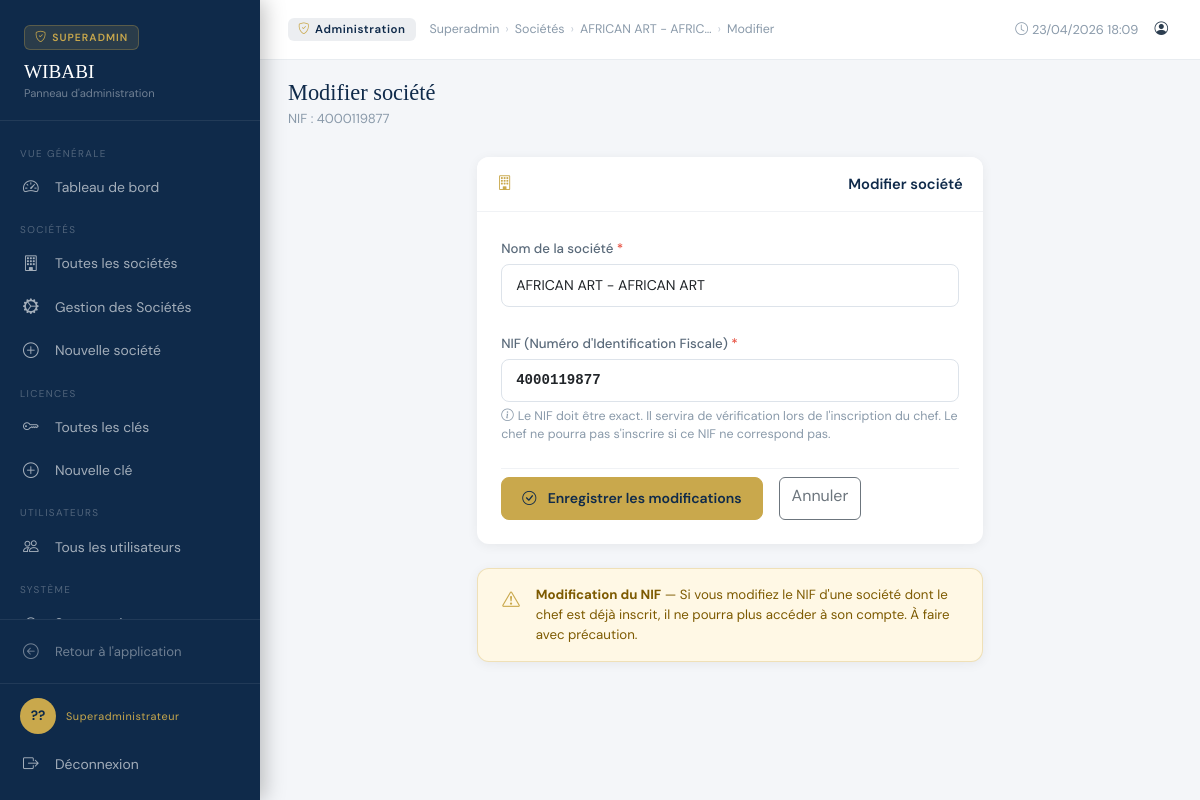
/superadmin/societes/10/modifier/ (signed in), run on the app's committed database.
### superadmin/models.py (models this page shows, shortened)
class Utilisateur(AbstractUser):
    nom     = models.CharField("Nom",      max_length=100)
    postnom = models.CharField("Post-nom", max_length=100)
    prenom  = models.CharField("Prénom",   max_length=100)
    TYPES_POSTE = [
        ('DIRECTEUR',  'Directeur Général'),
        ('COMPTABLE',  'Comptable'),
        ('VENDEUR',    'Vendeur'),
        ('MAGASINIER', 'Magasinier'),
        ('ASSISTANT',  'Assistant'),
        ('AUTRE',      'Autre'),
    ]
    type_poste = models.CharField("Type de poste", max_length=20,
                                  choices=TYPES_POSTE, default='VENDEUR')
    photo = models.ImageField("Photo de profil", upload_to='users/', null=True, blank=True)
    societe = models.ForeignKey(
        Societe, on_delete=models.SET_NULL,
        null=True, blank=True,
        related_name='utilisateurs',
        verbose_name="Société",
    )
    droit_stock_categorie   = models.BooleanField("Droit : Catégories",    default=False)
    droit_stock_produit     = models.BooleanField("Droit : Produits",      default=False)
    droit_stock_fournisseur = models.BooleanField("Droit : Fournisseurs",  default=False)
    droit_stock_entree      = models.BooleanField("Droit : Entrées stock", default=False)
    droit_stock_sortie      = models.BooleanField("Droit : Sorties stock", default=False)
    droit_facture_pnb         = models.BooleanField("Droit : PNB",          default=False)
    droit_facture_fdnb        = models.BooleanField("Droit : FDNB",         default=False)
    droit_facture_particulier = models.BooleanField("Droit : Particuliers", default=False)
    droit_devis    = models.BooleanField("Droit : Devis",    default=False)
    droit_rapports = models.BooleanField("Droit : Rapports", default=True)
    date_creation = models.DateTimeField("Date de création", auto_now_add=True)
    actif         = models.BooleanField("Compte actif", default=True)
    class Meta:
        verbose_name        = "Utilisateur"
        verbose_name_plural = "Utilisateurs"
        ordering            = ['nom', 'prenom']
    @property
    def nom_complet(self):
        return f"{self.nom} {self.postnom} {self.prenom}"
    @property
    def initiales(self):
        if self.nom and self.prenom:
            return f"{self.nom[0]}{self.prenom[0]}".upper()
        return "??"

### societe/models.py (models this page shows, shortened)
class Societe(models.Model):
    CENTRE_FISCALE_CHOICES = [
        ('DGC',    'DGC — Direction Générale des Contributions'),
        ('DMC',    'DMC — Direction des Moyennes Contributions'),
        ('DPMC',   'DPMC — Direction des Petites et Moyennes Contributions'),
        ('PRIVEE', 'Société Privée'),
        ('SU',     'SU — Service des Unités'),
    ]
    nom = models.CharField(max_length=200, verbose_name="Nom de la société")
    nif = models.CharField(
        max_length=50,
        unique=True,
        verbose_name="NIF",
        help_text="Doit être exact. Le chef ne pourra s'inscrire qu'avec ce NIF.",
    )
    registre      = models.CharField(max_length=100, blank=True, default='', verbose_name="Registre de commerce")
    boite_postal  = models.CharField(max_length=50, blank=True, null=True, verbose_name="Boîte postale")
    telephone     = models.CharField(max_length=50, blank=True, default='', verbose_name="Téléphone")
    email_societe = models.EmailField(max_length=254, blank=True, verbose_name="Email de la société")
    logo = models.ImageField(
        verbose_name="Logo de la société",
        upload_to='logos/',
        blank=True,
        null=True,
    )
    secteur = models.CharField(max_length=250, blank=True, default='', verbose_name="Secteur d'activité")
    forme   = models.CharField(max_length=50,  blank=True, default='', verbose_name="Forme juridique")
    province = models.CharField(max_length=100, blank=True, default='', verbose_name="Province")
    commune  = models.CharField(max_length=100, blank=True, default='', verbose_name="Commune")
    quartier = models.CharField(max_length=100, blank=True, default='', verbose_name="Quartier")
    avenue   = models.CharField(max_length=150, blank=True, default='', verbose_name="Avenue")
    numero   = models.CharField(max_length=20, blank=True, null=True, verbose_name="Numéro")
    centre_fiscale = models.CharField(
        max_length=10,
        blank=True,
        choices=CENTRE_FISCALE_CHOICES,
        verbose_name="Centre fiscal",
        help_text="DGC, DMC, DPMC, PRIVEE, SU"
    )
    assujeti_tva = models.BooleanField(default=False, verbose_name="Assujetti à la TVA")
    assujeti_tc  = models.BooleanField(default=False, verbose_name="Assujetti à la Taxe de Consommation (TC)")
    assujeti_pfl = models.BooleanField(default=False, verbose_name="Assujetti au Prélèvement Forfaitaire Libératoire (PFL)")
    obr_username  = models.CharField(
        max_length=100, blank=True, default='',
        verbose_name="Nom d'utilisateur OBR",
        help_text="Identifiant fourni par l'OBR pour l'accès à l'API eBMS.",
    )
    obr_password  = models.CharField(
        max_length=100, blank=True, default='',
        verbose_name="Mot de passe OBR",
        help_text="Mot de passe fourni par l'OBR pour l'API eBMS.",
    )
    obr_system_id = models.CharField(
        max_length=100, blank=True, default='',
        verbose_name="Identifiant système OBR",
        help_text="Ex: ws440077324400027 — fourni par l'OBR avec le mot de passe.",
    )
    obr_actif = models.BooleanField(
        default=False,
        verbose_name="Intégration OBR activée",
        help_text="Activer l'envoi automatique des données à l'OBR.",
    )
    numero_depart = models.PositiveIntegerField(
        default=1,  # changé de 0 à 1 (plus logique)
        verbose_name="Numéro de départ facture",
        help_text="Numéro à partir duquel la séquence des factures commence."
    )
    nom_complet_gerant = models.CharField(
        max_length=200,
        blank=True,
        verbose_name="Nom complet du gérant",
        help_text="Nom complet du gérant de la société."
    )
    date_creation     = models.DateTimeField(auto_now_add=True)
    date_modification = models.DateTimeField(auto_now=True)
    class Meta:
        verbose_name        = "Société"
        verbose_name_plural = "Sociétés"
        ordering            = ['nom']
    @property
    def chef(self):
        return self.utilisateurs.filter(type_poste='DIRECTEUR').first()

### superadmin/views.py (the view)
    @login_required
    def wrapper(request, *args, **kwargs):
        if not request.user.is_superuser:
            messages.error(request, "Accès réservé à l'administrateur.")
            return redirect('accounts:login')
        return view_func(request, *args, **kwargs)

### templates/superadmin/societe_form.html (shortened to what this page needs)
{% extends "superadmin/base_superadmin.html" %}
{% block page_title %}{{ titre }}{% endblock %}
{% block page_subtitle %}
{% if societe %}
<p style="color:#8a9aaa;font-size:0.82rem;margin:2px 0 0;">NIF : {{ societe.nif }}</p>
{% else %}
<p style="color:#8a9aaa;font-size:0.82rem;margin:2px 0 0;">Une clé d'essai 14 jours sera activée automatiquement</p>
{% endif %}
{% endblock %}
{% block breadcrumb %}
<span class="sep">›</span> <a href="{% url 'superadmin:societes_liste' %}">Sociétés</a>
{% if societe %}<span class="sep">›</span> {{ societe.nom|truncatechars:20 }}{% endif %}
<span class="sep">›</span> {% if societe %}Modifier{% else %}Nouvelle{% endif %}
{% endblock %}
{% block nav_societes %}{% if not societe %}active{% endif %}{% endblock %}
{% block nav_societe_creer %}{% if not societe %}active{% endif %}{% endblock %}
{% block content %}
<div class="row justify-content-center">
    <div class="col-lg-7">
        <div class="card">
            <div class="card-header">
                <i class="bi bi-building me-2" style="color:var(--or);"></i>
                {{ titre }}
            </div>
            <div class="card-body p-4">
                <form method="post">
                    <div class="mb-4">
                        <label class="form-label" for="{{ form.nom.id_for_label }}">
                            Nom de la société <span style="color:#e74c3c;">*</span>
                        </label>
                        {{ form.nom }}
                    </div>
                    <div class="mb-4">
                        <label class="form-label" for="{{ form.nif.id_for_label }}">
                            NIF (Numéro d'Identification Fiscale) <span style="color:#e74c3c;">*</span>
                        </label>
                        {{ form.nif }}
                        {% if form.nif.help_text %}
                        <div style="font-size:0.78rem;color:#8a9aaa;margin-top:5px;">
                            <i class="bi bi-info-circle me-1"></i>{{ form.nif.help_text }}
                        </div>
                        {% endif %}
                    </div>
                    <div class="d-flex gap-3 mt-4 pt-2" style="border-top:1px solid #f0f2f5;">
                        <button type="submit" class="btn btn-gold">
                            <i class="bi bi-{% if societe %}check-circle{% else %}plus-circle{% endif %} me-2"></i>
                            {% if societe %}Enregistrer les modifications{% else %}Créer et activer l'essai{% endif %}
                        </button>
                        <a href="{% if societe %}{% url 'superadmin:societe_detail' societe.pk %}{% else %}{% url 'superadmin:societes_liste' %}{% endif %}"
                           class="btn btn-outline-secondary">
                            Annuler
                        </a>
                    </div>
                </form>
            </div>
        </div>
        {% if societe %}
        <div class="card mt-4" style="background:#fff8e5;border:1px solid rgba(201,168,76,0.3);">
            <div class="card-body py-3 px-4">
                <div class="d-flex gap-3 align-items-start">
                    <i class="bi bi-exclamation-triangle" style="color:var(--or);font-size:1.1rem;flex-shrink:0;margin-top:2px;"></i>
                    <div style="font-size:0.83rem;color:#7d5a00;">
                        <strong>Modification du NIF</strong> — Si vous modifiez le NIF d'une société dont le chef est
                        déjà inscrit, il ne pourra plus accéder à son compte. À faire avec précaution.
                    </div>
                </div>
            </div>
        </div>
        {% endif %}
    </div>
</div>
{% endblock %}

### templates/superadmin/base_superadmin.html (shortened to what this page needs)
<!DOCTYPE html>
<html lang="fr">
<head>
    <link href="https://cdnjs.cloudflare.com/ajax/libs/bootstrap/5.3.2/css/bootstrap.min.css" rel="stylesheet">
    <link href="https://cdnjs.cloudflare.com/ajax/libs/bootstrap-icons/1.11.3/font/bootstrap-icons.min.css" rel="stylesheet">
</head>
<body>
<div class="sidebar">
    <div class="sidebar-logo">
        <div class="logo-badge">
            <i class="bi bi-shield-check" style="color:var(--or);font-size:0.7rem;"></i>
            <span>Superadmin</span>
        </div>
        <div class="logo-title">WIBABI</div>
        <div class="logo-sub">Panneau d'administration</div>
    </div>
    <nav class="sidebar-nav">
        <div class="nav-section">Vue générale</div>
        <a href="{% url 'superadmin:dashboard' %}"
           class="nav-link-item {% block nav_dashboard %}{% endblock %}">
            <i class="bi bi-speedometer2"></i> Tableau de bord
        </a>
        <div class="nav-section">Sociétés</div>
        <a href="{% url 'superadmin:societes_liste' %}"
           class="nav-link-item {% block nav_societes %}{% endblock %}">
            <i class="bi bi-building"></i> Toutes les sociétés
        </a>
        <a href="{% url 'superadmin:societe_gestion_liste' %}" class="nav-link-item {% block nav_societe_gestion %}{% endblock %}">
            <i class="bi bi-gear-wide-connected"></i> Gestion des Sociétés
        </a>
        <a href="{% url 'superadmin:societe_creer' %}"
           class="nav-link-item {% block nav_societe_creer %}{% endblock %}">
            <i class="bi bi-plus-circle"></i> Nouvelle société
        </a>
        <div class="nav-section">Licences</div>
        <a href="{% url 'superadmin:liste_cles' %}"
           class="nav-link-item {% block nav_cles %}{% endblock %}">
            <i class="bi bi-key"></i> Toutes les clés
        </a>
        <a href="{% url 'superadmin:creer_cle' %}"
           class="nav-link-item {% block nav_cle_creer %}{% endblock %}">
            <i class="bi bi-plus-circle"></i> Nouvelle clé
        </a>
        <div class="nav-section">Utilisateurs</div>
        <a href="{% url 'superadmin:utilisateurs' %}"
           class="nav-link-item {% block nav_utilisateurs %}{% endblock %}">
            <i class="bi bi-people"></i> Tous les utilisateurs
        </a>
        <div class="nav-section">Système</div>
        <a href="{% url 'superadmin:backup' %}"
           class="nav-link-item {% block nav_backup %}{% endblock %}">
            <i class="bi bi-cloud-arrow-down"></i> Sauvegardes
        </a>
    </nav>
    <div class="sidebar-back">
        <a href="{% url 'accueil' %}" class="nav-link-item">
            <i class="bi bi-arrow-left-circle"></i> Retour à l'application
        </a>
    </div>
    <div class="sidebar-footer">
        <div class="user-info">
            <div class="user-avatar">{{ user.initiales }}</div>
            <div>
                <div class="user-role">Superadministrateur</div>
            </div>
        </div>
        <a href="{% url 'accounts:logout' %}" class="nav-link-item mt-2" style="padding-left:0;">
            <i class="bi bi-box-arrow-right"></i> Déconnexion
        </a>
    </div>
</div>
<div class="main-content">
    <div class="topbar">
        <div class="topbar-left">
            <div class="topbar-badge">
                <i class="bi bi-shield-check"></i>
                Administration
            </div>
            <div class="topbar-breadcrumb">
                <a href="{% url 'superadmin:dashboard' %}">Superadmin</a>
                {% block breadcrumb %}{% endblock %}
            </div>
        </div>
        <div class="d-flex align-items-center gap-3">
            <span style="font-size:0.8rem;color:#8a9aaa;">
                <i class="bi bi-clock me-1"></i>{% now "d/m/Y H:i" %}
            </span>
            <a href="{% url 'accounts:profil' %}" class="text-decoration-none" style="color:var(--texte);font-size:0.85rem;">
                <i class="bi bi-person-circle me-1"></i>{{ user.nom }}
            </a>
        </div>
    </div>
    <div style="padding: 20px 28px 0; display:flex; align-items:center; justify-content:space-between;">
        <div>
            <h1 style="font-family:'Playfair Display',serif;font-size:1.4rem;color:var(--bleu);margin:0;">
                {% block page_title %}{% endblock %}
            </h1>
            {% block page_subtitle %}{% endblock %}
        </div>
    </div>
    <div class="page-content">
        {% block content %}{% endblock %}
    </div>
</div>
</body>
</html>

### data on the page
Utilisateur: initiales "??"
Societe: nom "AFRICAN ART - AFRIC…", nif "4000119877", nom "AFRICAN ART - AFRICAN ART"

### other printed values
{{ titre }} "Modifier société"
